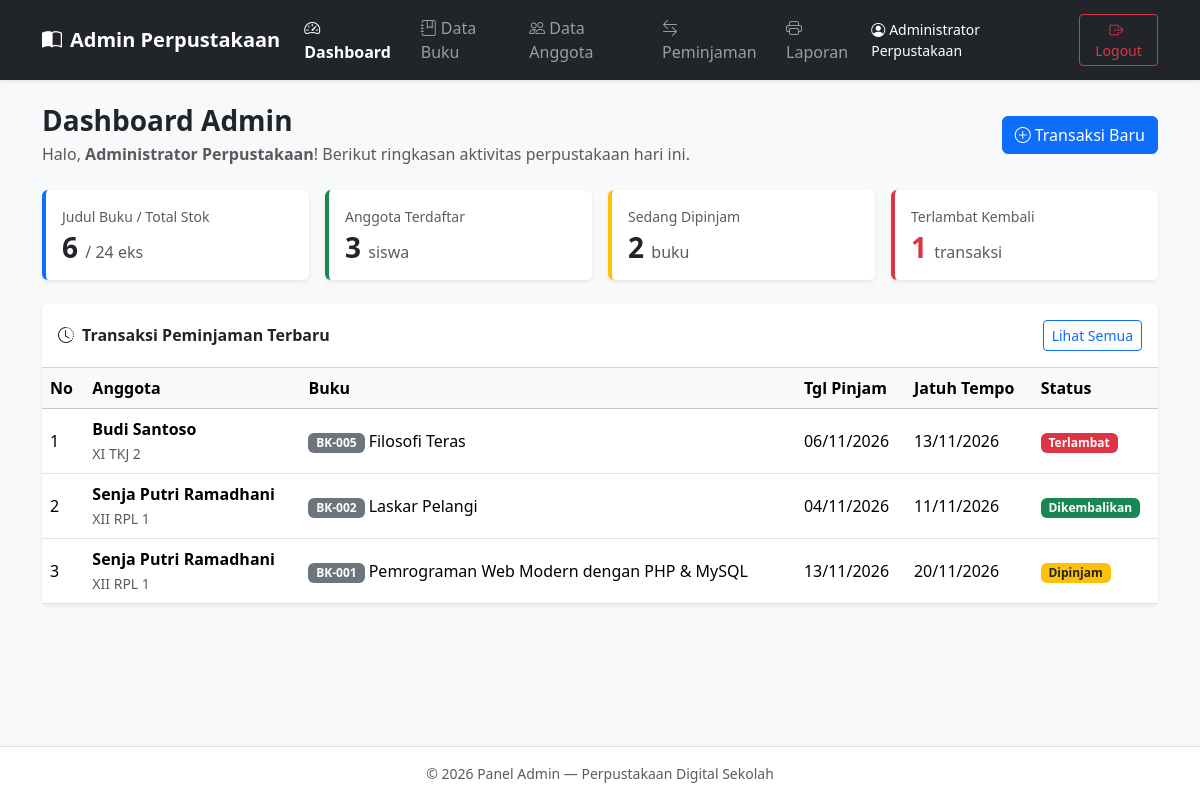
Screenshot of /admin/dashboard.php (signed in) with the database file from the repository.
### tables this page shows
CREATE TABLE `peminjaman` (
  `id_peminjaman` INT(11) NOT NULL AUTO_INCREMENT,
  `id_anggota` INT(11) NOT NULL,
  `id_buku` INT(11) NOT NULL,
  `tanggal_pinjam` DATE NOT NULL,
  `tanggal_jatuh_tempo` DATE NOT NULL,
  `tanggal_kembali` DATE DEFAULT NULL,
  `status` ENUM('Dipinjam', 'Dikembalikan') NOT NULL DEFAULT 'Dipinjam',
  `denda` INT(11) NOT NULL DEFAULT 0,
  PRIMARY KEY (`id_peminjaman`),
  KEY `fk_peminjaman_anggota` (`id_anggota`),
  KEY `fk_peminjaman_buku` (`id_buku`),
  CONSTRAINT `fk_peminjaman_anggota` FOREIGN KEY (`id_anggota`) REFERENCES `anggota` (`id_anggota`) ON DELETE CASCADE ON UPDATE CASCADE,
  CONSTRAINT `fk_peminjaman_buku` FOREIGN KEY (`id_buku`) REFERENCES `buku` (`id_buku`) ON DELETE CASCADE ON UPDATE CASCADE
);

CREATE TABLE `anggota` (
  `id_anggota` INT(11) NOT NULL AUTO_INCREMENT,
  `nis` VARCHAR(20) NOT NULL,
  `nama_anggota` VARCHAR(50) NOT NULL,
  `kelas` VARCHAR(31) NOT NULL,
  `username` VARCHAR(50) NOT NULL,
  `password` VARCHAR(255) NOT NULL,
  `created_at` TIMESTAMP NOT NULL DEFAULT CURRENT_TIMESTAMP,
  PRIMARY KEY (`id_anggota`),
  UNIQUE KEY `uk_anggota_nis` (`nis`),
  UNIQUE KEY `uk_anggota_username` (`username`)
);

CREATE TABLE `buku` (
  `id_buku` INT(11) NOT NULL AUTO_INCREMENT,
  `kode_buku` VARCHAR(20) NOT NULL,
  `judul_buku` VARCHAR(100) NOT NULL,
  `pengarang` VARCHAR(80) NOT NULL,
  `penerbit` VARCHAR(80) NOT NULL,
  `tahun_terbit` YEAR NOT NULL,
  `kategori` VARCHAR(40) NOT NULL DEFAULT 'Umum',
  `stok` INT(11) NOT NULL DEFAULT 1,
  PRIMARY KEY (`id_buku`),
  UNIQUE KEY `uk_kode_buku` (`kode_buku`)
);

### admin/auth.php (called while the page is built, shortened)
<?php
require_once __DIR__ . "/../koneksi.php";
$current_page = basename($_SERVER['PHP_SELF']);

### koneksi.php (called while the page is built, shortened)
<?php
function e($teks) {
    return htmlspecialchars((string)$teks, ENT_QUOTES, 'UTF-8');
}
function tgl_indo($tanggal) {
    return date('d/m/Y', strtotime($tanggal));
}

### admin/dashboard.php (the view, shortened to what this page needs)
<?php
require_once "auth.php";
$total_judul    = mysqli_fetch_assoc(mysqli_query($koneksi, "SELECT COUNT(*) AS c FROM buku"))['c'] ?? 0;
$total_eksemplar= mysqli_fetch_assoc(mysqli_query($koneksi, "SELECT COALESCE(SUM(stok),0) AS c FROM buku"))['c'] ?? 0;
$total_anggota  = mysqli_fetch_assoc(mysqli_query($koneksi, "SELECT COUNT(*) AS c FROM anggota"))['c'] ?? 0;
$sedang_pinjam  = mysqli_fetch_assoc(mysqli_query($koneksi, "SELECT COUNT(*) AS c FROM peminjaman WHERE status='Dipinjam'"))['c'] ?? 0;
$terlambat      = mysqli_fetch_assoc(mysqli_query($koneksi, "SELECT COUNT(*) AS c FROM peminjaman WHERE status='Dipinjam' AND tanggal_jatuh_tempo < CURDATE()"))['c'] ?? 0;
$transaksi_terbaru = mysqli_query($koneksi, "
    SELECT p.*, a.nama_anggota, a.kelas, b.judul_buku, b.kode_buku
    FROM peminjaman p
    JOIN anggota a ON p.id_anggota = a.id_anggota
    JOIN buku b ON p.id_buku = b.id_buku
    ORDER BY p.id_peminjaman DESC
    LIMIT 7
");
require_once "header.php";
?>
<div class="d-flex justify-content-between align-items-center mb-4">
  <div>
    <h3 class="fw-bold mb-1">Dashboard Admin</h3>
    <p class="text-muted mb-0">Halo, <strong><?= e($_SESSION['nama_admin']) ?></strong>! Berikut ringkasan aktivitas perpustakaan hari ini.</p>
  </div>
  <a href="peminjaman.php" class="btn btn-primary"><i class="bi bi-plus-circle me-1"></i>Transaksi Baru</a>
</div>
<div class="row g-3 mb-4">
  <div class="col-md-3 col-sm-6">
    <div class="card border-0 shadow-sm h-100 border-start border-4 border-primary">
      <div class="card-body">
        <div class="text-muted small">Judul Buku / Total Stok</div>
        <h3 class="fw-bold mb-0 mt-1"><?= (int)$total_judul ?> <span class="fs-6 fw-normal text-muted">/ <?= (int)$total_eksemplar ?> eks</span></h3>
      </div>
    </div>
  </div>
  <div class="col-md-3 col-sm-6">
    <div class="card border-0 shadow-sm h-100 border-start border-4 border-success">
      <div class="card-body">
        <div class="text-muted small">Anggota Terdaftar</div>
        <h3 class="fw-bold mb-0 mt-1"><?= (int)$total_anggota ?> <span class="fs-6 fw-normal text-muted">siswa</span></h3>
      </div>
    </div>
  </div>
  <div class="col-md-3 col-sm-6">
    <div class="card border-0 shadow-sm h-100 border-start border-4 border-warning">
      <div class="card-body">
        <div class="text-muted small">Sedang Dipinjam</div>
        <h3 class="fw-bold mb-0 mt-1"><?= (int)$sedang_pinjam ?> <span class="fs-6 fw-normal text-muted">buku</span></h3>
      </div>
    </div>
  </div>
  <div class="col-md-3 col-sm-6">
    <div class="card border-0 shadow-sm h-100 border-start border-4 border-danger">
      <div class="card-body">
        <div class="text-muted small">Terlambat Kembali</div>
        <h3 class="fw-bold text-danger mb-0 mt-1"><?= (int)$terlambat ?> <span class="fs-6 fw-normal text-muted">transaksi</span></h3>
      </div>
    </div>
  </div>
</div>
<div class="card border-0 shadow-sm">
  <div class="card-header bg-white py-3 d-flex justify-content-between align-items-center">
    <h6 class="fw-bold mb-0"><i class="bi bi-clock-history me-2"></i>Transaksi Peminjaman Terbaru</h6>
    <a href="peminjaman.php" class="btn btn-sm btn-outline-primary">Lihat Semua</a>
  </div>
  <div class="table-responsive">
    <table class="table table-hover align-middle mb-0">
      <thead class="table-light">
        <tr>
          <th>No</th>
          <th>Anggota</th>
          <th>Buku</th>
          <th>Tgl Pinjam</th>
          <th>Jatuh Tempo</th>
          <th>Status</th>
        </tr>
      </thead>
      <tbody>
        <?php if (mysqli_num_rows($transaksi_terbaru) === 0): ?>
          <tr><td colspan="6" class="text-center text-muted py-4">Belum ada data peminjaman.</td></tr>
        <?php else: ?>
          <?php $no = 1; while ($row = mysqli_fetch_assoc($transaksi_terbaru)): ?>
            <?php
              $telat = ($row['status'] === 'Dipinjam' && strtotime($row['tanggal_jatuh_tempo']) < strtotime(date('Y-m-d')));
            ?>
            <tr>
              <td><?= $no++ ?></td>
              <td>
                <div class="fw-semibold"><?= e($row['nama_anggota']) ?></div>
                <small class="text-muted"><?= e($row['kelas']) ?></small>
              </td>
              <td>
                <span class="badge bg-secondary"><?= e($row['kode_buku']) ?></span>
                <?= e($row['judul_buku']) ?>
              </td>
              <td><?= tgl_indo($row['tanggal_pinjam']) ?></td>
              <td><?= tgl_indo($row['tanggal_jatuh_tempo']) ?></td>
              <td>
                <?php if ($row['status'] === 'Dikembalikan'): ?>
                  <span class="badge bg-success">Dikembalikan</span>
                <?php elseif ($telat): ?>
                  <span class="badge bg-danger">Terlambat</span>
                <?php else: ?>
                  <span class="badge bg-warning text-dark">Dipinjam</span>
                <?php endif; ?>
              </td>
            </tr>
          <?php endwhile; ?>
        <?php endif; ?>
      </tbody>
    </table>
  </div>
</div>
<?php require_once "footer.php"; ?>

### admin/header.php (shortened to what this page needs)
<!DOCTYPE html>
<html lang="id">
<head>
  <link href="https://cdn.jsdelivr.net/npm/bootstrap@5.3.3/dist/css/bootstrap.min.css" rel="stylesheet">
  <link href="https://cdn.jsdelivr.net/npm/bootstrap-icons@1.11.3/font/bootstrap-icons.min.css" rel="stylesheet">
</head>
<body class="bg-light d-flex flex-column min-vh-100">
<nav class="navbar navbar-expand-lg navbar-dark bg-dark shadow-sm no-print">
  <div class="container">
    <a class="navbar-brand fw-bold" href="dashboard.php"><i class="bi bi-book-half me-2"></i>Admin Perpustakaan</a>
    <div class="collapse navbar-collapse" id="navAdmin">
      <ul class="navbar-nav me-auto mb-2 mb-lg-0">
        <li class="nav-item">
          <a class="nav-link <?= $current_page === 'dashboard.php' ? 'active fw-semibold' : '' ?>" href="dashboard.php">
            <i class="bi bi-speedometer2 me-1"></i>Dashboard
          </a>
        </li>
        <li class="nav-item">
          <a class="nav-link <?= $current_page === 'buku.php' ? 'active fw-semibold' : '' ?>" href="buku.php">
            <i class="bi bi-journal-bookmark me-1"></i>Data Buku
          </a>
        </li>
        <li class="nav-item">
          <a class="nav-link <?= $current_page === 'anggota.php' ? 'active fw-semibold' : '' ?>" href="anggota.php">
            <i class="bi bi-people me-1"></i>Data Anggota
          </a>
        </li>
        <li class="nav-item">
          <a class="nav-link <?= $current_page === 'peminjaman.php' ? 'active fw-semibold' : '' ?>" href="peminjaman.php">
            <i class="bi bi-arrow-left-right me-1"></i>Peminjaman
          </a>
        </li>
        <li class="nav-item">
          <a class="nav-link <?= $current_page === 'laporan.php' ? 'active fw-semibold' : '' ?>" href="laporan.php">
            <i class="bi bi-printer me-1"></i>Laporan
          </a>
        </li>
      </ul>
      <div class="d-flex align-items-center gap-3 text-white">
        <span class="small"><i class="bi bi-person-circle me-1"></i><?= e($_SESSION['nama_admin']) ?></span>
        <a href="../logout.php" class="btn btn-outline-danger btn-sm" onclick="return confirm('Yakin ingin keluar?')">
          <i class="bi bi-box-arrow-right me-1"></i>Logout
        </a>
      </div>
    </div>
  </div>
</nav>
<main class="container py-4 flex-grow-1">

### admin/footer.php (shortened to what this page needs)
</main>
<footer class="bg-white border-top py-3 text-center text-muted small no-print">
  &copy; <?= date('Y') ?> Panel Admin &mdash; Perpustakaan Digital Sekolah
</footer>
</body>
</html>

### rows the page displays
peminjaman: id_anggota.nama_anggota "Budi Santoso", id_anggota.kelas "XI TKJ 2", id_buku.kode_buku "BK-005", id_buku.judul_buku "Filosofi Teras", tanggal_pinjam "06/11/2026", tanggal_jatuh_tempo "13/11/2026", status "Terlambat"
peminjaman: id_anggota.nama_anggota "Senja Putri Ramadhani", id_anggota.kelas "XII RPL 1", id_buku.kode_buku "BK-002", id_buku.judul_buku "Laskar Pelangi", tanggal_pinjam "04/11/2026", tanggal_jatuh_tempo "11/11/2026", status "Dikembalikan"
peminjaman: id_anggota.nama_anggota "Senja Putri Ramadhani", id_anggota.kelas "XII RPL 1", id_buku.kode_buku "BK-001", id_buku.judul_buku "Pemrograman Web Modern dengan PHP & MySQL", tanggal_pinjam "13/11/2026", tanggal_jatuh_tempo "20/11/2026", status "Dipinjam"

### other values shown
$_SESSION['nama_admin'] "Administrator Perpustakaan"
$total_judul "6"
$total_eksemplar "24"
$total_anggota "3"
$sedang_pinjam "2"
$terlambat "1"
